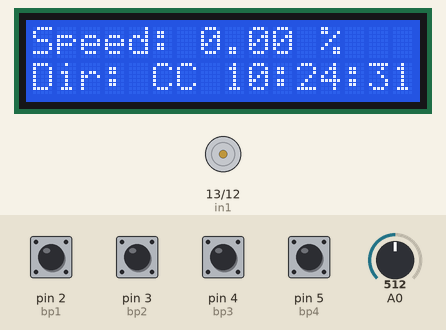
This sketch was run on a simulated Arduino Mega 2560, built with avr-gcc and run on an emulated ATmega2560. On the bench: 16×2 character LCD, motor-driver pin pairs drawn as motors (green arrow = first pin HIGH = forward, orange = second pin HIGH = backward, longer = more drive, scaled by the enable pin). The test bench sets the inputs (shaded band); at power-on: pin 2 (bp1), pin 3 (bp2), pin 4 (bp3), pin 5 (bp4) HIGH, A0 = 512. The local clock reads 2024-03-15 10:24:30 at power-on unless the sketch sets it; what the sketch prints to the serial monitor is not drawn.

Above: at 1.2 s.
1.3 s: pin 2 (bp1) pulled LOW for 1 s
At 4.7 s:
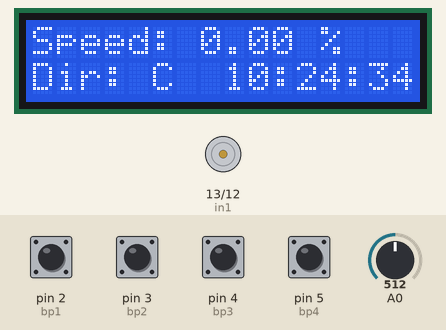
5.3 s: pin 3 (bp2) pulled LOW for 0.15 s
At 7.3 s:
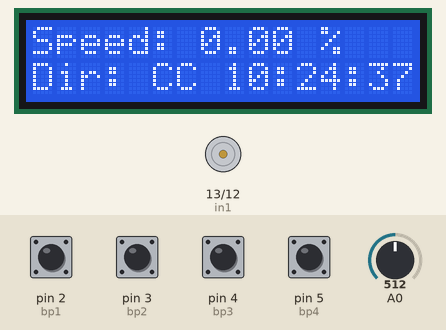
7.4 s: pin 2 (bp1) pulled LOW for 1 s
At 9.9 s:
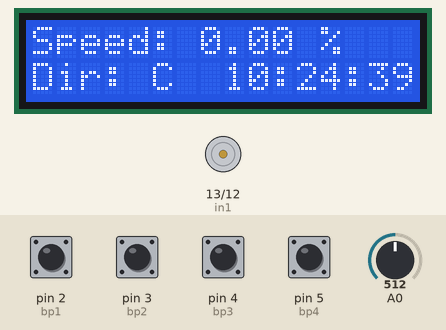
10.5 s: pin 3 (bp2) pulled LOW for 1 s
At 13.4 s:
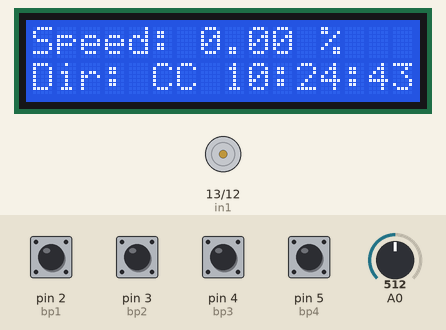
Timing chart, 0 to 14.6 s (numbered marks = the images above; inputs shaded):
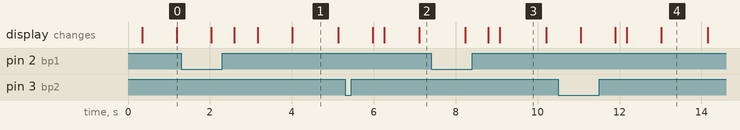

Measured:
- after the input at 1.3 s, the display: first differs from a run without the input after 1.3 s (image 1 shows a later state)
- after the input at 5.3 s, the display: first changes after 0.68 s (image 2 shows a later state)
- after the input at 7.4 s, the display: first differs from a run without the input after 1.4 s (image 3 shows a later state)
- after the input at 10.5 s, the display: first differs from a run without the input after 1.4 s (image 4 shows a later state)
- what the display in image 1 shows lasts 1.1 s, from 4.0 s to 5.1 s

The sketch:

testing.ino
```cpp
#include <LiquidCrystal.h>
#include "arduinoFFT.h"
#include <string.h>
#include <Wire.h>
#include <RTClib.h>

#define SAMPLES 128            //SAMPLES-pt FFT. Must be a base 2 number. Max 128 for Arduino Uno.
#define SAMPLING_FREQUENCY 2100 //Ts = Based on Nyquist, must be 2 times the highest expected frequency.

RTC_DS1307 rtc;
LiquidCrystal lcd(39, 41, 31, 33, 35, 37);                 // LCD pin configuration

// input 1 & 2, enable pin
const int in1 = 13;
const int in2 = 12;
const int enA = 11;

// button configuration
const int bp1 = 2;                                    // button pin
const int bp2 = 3;
const int bp3 = 4;
const int bp4 = 5;
int but1;                                             // button state read variable
int but2;
int but3;
int but4;
int prevButtonState1 = LOW;                           // previous button state to have button stay pressed
int prevButtonState2 = LOW;                           // until another button is pressed
int prevButtonState3 = LOW;
int prevButtonState4 = LOW;

// math
float percent;                                        // power percentage
float spd = 0;                                        // initial speed of fan
double peak;
String direction = "off";

arduinoFFT FFT = arduinoFFT();

unsigned int samplingPeriod;
unsigned long microSeconds;

double vReal[SAMPLES]; //create vector of size SAMPLES to hold real values
double vImag[SAMPLES]; //create vector of size SAMPLES to hold imaginary values

void setup() {
  Serial.begin(9600);
  pinMode(in1, OUTPUT);
  pinMode(in2, OUTPUT);
  pinMode(bp1, INPUT_PULLUP);
  pinMode(bp2, INPUT_PULLUP);
  pinMode(bp3, INPUT_PULLUP);
  pinMode(bp4, INPUT_PULLUP);

  samplingPeriod = round(1000000*(1.0/SAMPLING_FREQUENCY)); //Period in microseconds

  Wire.begin();
  rtc.begin();
  lcd.begin(16, 2);

  if (!rtc.isrunning()) {
    Serial.println("RTC is NOT running!");
    rtc.adjust(DateTime(F(__DATE__), F(__TIME__)));
  }                              // set the LCD dimensions (columns x rows)

}

void loop () {
  spinDirection();
  soundInput();
  speedControl();
  LCDdisplay();
  RTC();
  //info();
  Serial.println(direction);
}

////////////////////////////////////////////////////////////////////////SPIN DIRECTION ////////////////////////////////////////////////////////////
void spinDirection() {
  but1 = digitalRead(bp1);                            // read button state
  but2 = digitalRead(bp2);

  if (but1 == HIGH && prevButtonState1 == LOW) {      // button 1 (pin 2) config, C
    digitalWrite(in1, LOW);
    digitalWrite(in2, HIGH);
    direction = "C";
  }

  if (but2 == HIGH && prevButtonState2 == LOW) {      // button 2 (pin 3) config, CC
    digitalWrite(in1, HIGH);
    digitalWrite(in2, LOW);
    direction = "CC";
  }

  prevButtonState1 = but1;                            // holds previous state
  prevButtonState2 = but2;
}

///////////////////////////////////////////////////////////////////////// SPEED CONTROL ////////////////////////////////////////////////////////////
void speedControl() {
  but3 = digitalRead(bp3);                            // read button state
  but4 = digitalRead(bp4);

  if (peak >= 257 && peak <= 267) {      // button 3 (pin 4) config, increase speed by 25%
    // Increment the value by 64
    spd = 255;
    if (spd > 255) {
      spd = 255;
    }

  }

   if (peak >= 431 && peak <= 448) {     // button 4 (pin 5) config, decrease speed by 25%
    // Increment the value by 64
    spd = 191.25;
    if (spd < 0) {
      spd = 0;
    }
   }

  analogWrite(enA, spd);                              // analog write speed to enable pin
  prevButtonState3 = but3;                            // holds previous state
  prevButtonState4 = but4;


                        // calculate power percentage input

}
////////////////////////////////////////////////////////////////////////// LCD DISPLAY /////////////////////////////////////////////////////////////
void LCDdisplay() {
 percent = (spd * 100) / 255;                        // calculate power percentage input
  lcd.clear();
  lcd.setCursor(0, 0);
  lcd.print("Speed: ");
  lcd.print(percent);
  lcd.print(" ");
  lcd.print("%");
  lcd.setCursor(0,1);
  lcd.print("Dir: ");
  lcd.setCursor(5, 1);
  lcd.print(direction);

//  lcd.setCursor(0, )
}
///////////////////////////////////////////////////////////////////////// SOUND INPUT /////////////////////////////////////////////////////
void soundInput() {

  {
    for(int i=0; i<SAMPLES; i++)
    {
        microSeconds = micros();    //Returns the number of microseconds since the Arduino board began running the current script.

        vReal[i] = analogRead(0); //Reads the value from analog pin 0 (A0), quantize it and save it as a real term.
        vImag[i] = 0; //Makes imaginary term 0 always

        //remaining wait time between samples if necessary/
        while(micros() < (microSeconds + samplingPeriod))
        {
          //do nothing
        }
    }

    //Perform FFT on samples/
    FFT.Windowing(vReal, SAMPLES, FFT_WIN_TYP_BLACKMAN_HARRIS, FFT_FORWARD);
    FFT.Compute(vReal, vImag, SAMPLES, FFT_FORWARD);
    FFT.ComplexToMagnitude(vReal, vImag, SAMPLES);

    //Find peak frequency and print peak/
    peak = FFT.MajorPeak(vReal, SAMPLES, SAMPLING_FREQUENCY);


    //Script stops here. Hardware reset required.*/

}
}

void RTC() {
DateTime now = rtc.now();

  lcd.setCursor(8, 1);
  lcd.print(now.hour(), DEC);
  lcd.print(':');
  lcd.print(now.minute(), DEC);
  lcd.print(':');
  lcd.print(now.second(), DEC);

}

void info() {
 Serial.print("Fan Speed: ");
 Serial.print(percent);
 Serial.println("%");
 Serial.print("Frequency: ");
 Serial.println(peak);     //Print out the most dominant frequency.
 Serial.println("--------------------------------------");
 Serial.print("Direction: ");
 Serial.println(direction);
 delay (1000);
}
```
